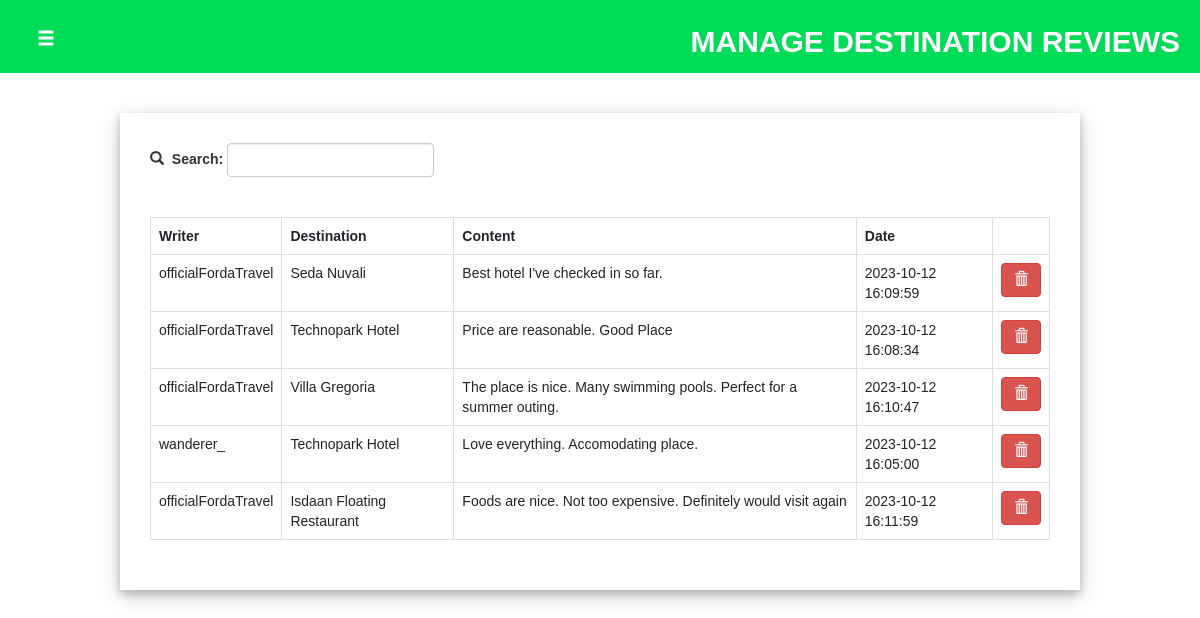
Page /adminside/user_interaction/a_user_d_reviews.php (signed in) on the earlier database version.
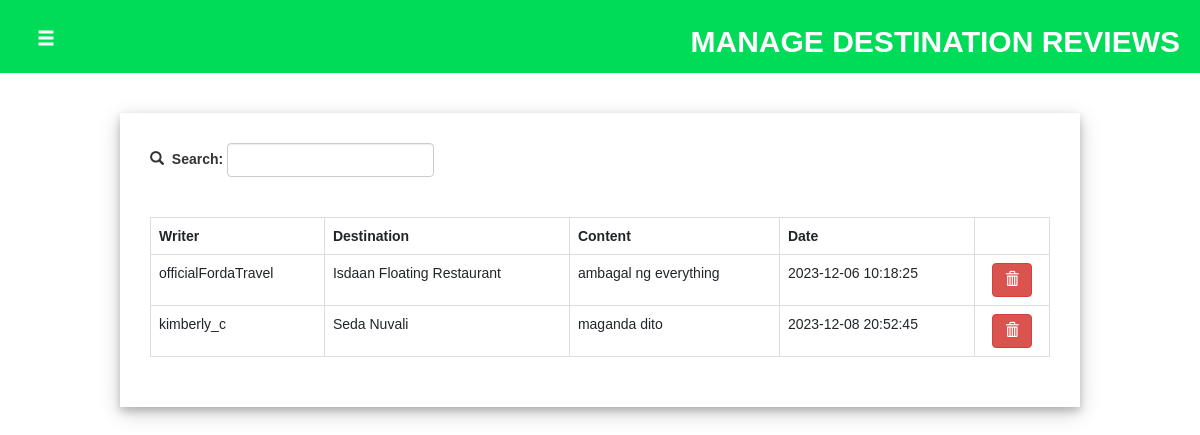
Same page on the later database version.
### tables this page shows
CREATE TABLE `tbl_reviewsratings` (
  `id` int(11) NOT NULL,
  `user_id` int(11) DEFAULT NULL,
  `destination_id` int(11) DEFAULT NULL,
  `fld_locationrate` int(1) DEFAULT NULL,
  `fld_cleanrate` int(1) DEFAULT NULL,
  `fld_servicerate` int(1) DEFAULT NULL,
  `fld_valuerate` int(1) DEFAULT NULL,
  `fld_content` varchar(1000) DEFAULT NULL,
  `fld_datetime` datetime DEFAULT NULL
);

CREATE TABLE `tbl_users` (
  `id` int(11) NOT NULL,
  `fld_type` varchar(50) DEFAULT NULL,
  `fld_username` varchar(255) NOT NULL,
  `fld_password` varchar(255) NOT NULL,
  `fld_name` varchar(255) NOT NULL,
  `fld_email` varchar(255) NOT NULL,
  `fld_profpic` varchar(1000) DEFAULT NULL,
  `fld_about` mediumtext DEFAULT NULL,
  `fld_code` varchar(255) NOT NULL,
  `fld_datejoin` date DEFAULT NULL,
  `fld_isVerified` tinyint(1) NOT NULL,
  `fld_imgproof` varchar(1000) DEFAULT NULL
);

CREATE TABLE `tbl_destinations` (
  `id` int(11) NOT NULL,
  `admin_id` int(10) NOT NULL,
  `fld_name` varchar(250) NOT NULL,
  `fld_type` varchar(50) DEFAULT NULL,
  `fld_description` varchar(1000) DEFAULT NULL,
  `fld_address` varchar(250) DEFAULT NULL,
  `fld_longitude` varchar(255) NOT NULL,
  `fld_latitude` varchar(255) NOT NULL,
  `fld_contactno` varchar(250) DEFAULT NULL,
  `fld_email` varchar(255) NOT NULL,
  `fld_price` varchar(250) DEFAULT NULL,
  `fld_operating` varchar(250) NOT NULL,
  `fld_amenities` varchar(250) DEFAULT NULL,
  `fld_roomfeats` varchar(250) DEFAULT NULL,
  `fld_mainimage` varchar(500) NOT NULL,
  `fld_images` mediumtext DEFAULT NULL,
  `fld_socials` varchar(250) DEFAULT NULL
);

### adminside/user_interaction/a_user_d_reviews.php (the view, shortened to what this page needs)
<?php
    include("../navbar.php");
?>
<!DOCTYPE html>
<html lang="en">
<head>
    <link rel="stylesheet" href="interaction_style.css">
</head>
<body>
<div class="header" id="headercontainer">
            <button type="button" class="btn btn-dark btn-lg" id="btn_menu"><span class="glyphicon glyphicon-menu-hamburger"></span></button>
            <h2 id="headertitle">MANAGE DESTINATION REVIEWS</h2>
        </div>
    <div id="container">
        <br><br>
        <div class="d_reviewsdiv">
            <div class="searchdiv">
                <form action="a_user_d_reviews.php" method="get">
                    <table>
                        <tr>
                            <td style="padding-top: 3px;"><span class="glyphicon glyphicon-search"></span>&nbsp;&nbsp;<label> Search: </label>&nbsp;</td>
                            <td><input type="text" class="form-control" name="search_name" onchange="this.form.submit()"> </td>
                        </tr>
                    </table>
                </form>
            </div>
            <br><br>
            <table class="table table-bordered">
                <tr>
                    <th>Writer</th><th>Destination</th><th>Content</th><th>Date</th><th></th>
                </tr>
                <?php
                    if(isset($_GET["search_name"])){
                        $result =  $conn->query("select tbl_users.fld_username, tbl_reviewsratings.id, tbl_destinations.fld_name as destination_name, tbl_reviewsratings.fld_content, tbl_reviewsratings.fld_datetime from tbl_reviewsratings, tbl_users, tbl_destinations where tbl_reviewsratings.user_id = tbl_users.id and tbl_reviewsratings.destination_id = tbl_destinations.id and (tbl_destinations.fld_name like '$_GET[search_name]%' or tbl_users.fld_username like '$_GET[search_name]%' )");
                    }else{
                       $result = $conn->query("select tbl_users.fld_username, tbl_reviewsratings.id, tbl_destinations.fld_name as destination_name, tbl_reviewsratings.fld_content, tbl_reviewsratings.fld_datetime from tbl_reviewsratings, tbl_users, tbl_destinations where tbl_reviewsratings.user_id = tbl_users.id and tbl_reviewsratings.destination_id = tbl_destinations.id");
                    }
                    while($row=$result->fetch_assoc()){
                        echo "<tr>
                            <td>$row[fld_username]</td>
                            <td>$row[destination_name]</td>
                            <td>$row[fld_content]</td>
                            <td>$row[fld_datetime]</td>
                            <td style='text-align:center;'><button type='button' class='btn btn-danger' onclick=del_d_review('$row[id]')><span class='glyphicon glyphicon-trash'></span></button></td>
                        </tr>";
                    }
                ?>
            </table>
        </div>
    </div>
</body>
</html>

Differences in the rows shown:
removed tbl_reviewsratings: user.fld_username "officialFordaTravel", destination.fld_name "Seda Nuvali", fld_content "Best hotel I've checked in so far.", fld_datetime "2023-10-12 16:09:59"
removed tbl_reviewsratings: user.fld_username "officialFordaTravel", destination.fld_name "Technopark Hotel", fld_content "Price are reasonable. Good Place", fld_datetime "2023-10-12 16:08:34"
removed tbl_reviewsratings: user.fld_username "officialFordaTravel", destination.fld_name "Villa Gregoria", fld_content "The place is nice. Many swimming pools. Perfect for a summer outing.", fld_datetime "2023-10-12 16:10:47"
removed tbl_reviewsratings: user.fld_username "wanderer_", destination.fld_name "Technopark Hotel", fld_content "Love everything. Accomodating place.", fld_datetime "2023-10-12 16:05:00"
removed tbl_reviewsratings: user.fld_username "officialFordaTravel", destination.fld_name "Isdaan Floating Restaurant", fld_content "Foods are nice. Not too expensive. Definitely would visit again", fld_datetime "2023-10-12 16:11:59"
added tbl_reviewsratings: user.fld_username "officialFordaTravel", destination.fld_name "Isdaan Floating Restaurant", fld_content "ambagal ng everything", fld_datetime "2023-12-06 10:18:25"
added tbl_reviewsratings: user.fld_username "kimberly_c", destination.fld_name "Seda Nuvali", fld_content "maganda dito", fld_datetime "2023-12-08 20:52:45"
